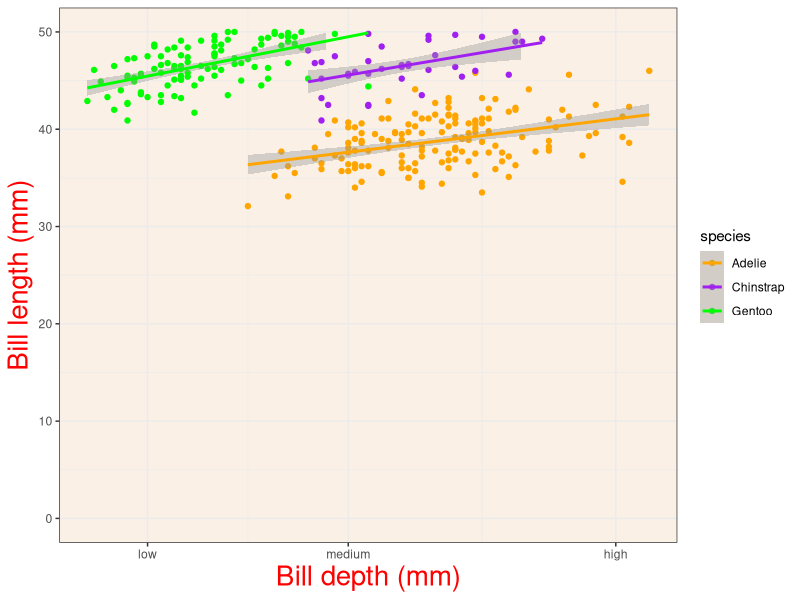

This figure's R source: (Note: this script raises an error after producing the figure.)
### Week 3 Wednesday ###
### Feb 10, 2020 ###

##### Load Libraries #####
library(palmerpenguins)
library(tidyverse)
library(here)

##### Load Data #####
glimpse(penguins)

##### Plotting #####
plot1<-ggplot(data=penguins, #assign the current plot to a name, "plot1"
       mapping = aes(x = bill_depth_mm,
                     y = bill_length_mm,
                     group = species,
                     color = species))+ #have to be in specific order
  geom_point()+
  geom_smooth(method = "lm")+ #regression line
  labs(x = "Bill depth (mm)",
       y = "Bill length (mm)"
       )+
  scale_color_viridis_d()+#color blind-friendly palette
  scale_color_manual(values = c("orange", "purple", "green") #c=concactenate, indicates vector
                     )+
  scale_x_continuous(breaks = c(14,17,21),
                     labels = c("low","medium","high") #assign low, med, high to respective values above
                     )+
  scale_y_continuous(limits = c(0,50))+
  #scale_color_manual(values = beyonce_palette(10))+ #failed to install, need to troubleshoot
  theme_bw()+
  theme(axis.title = element_text(size = 20,#changing theme elements
                                  color = "red"),
        panel.background = element_rect(fill = "linen")
        )+ 
ggsave(here("Week_3","Output","Penguin.png"),#save to path
       width = 7, height = 5) #dimensions in inches by default


  


